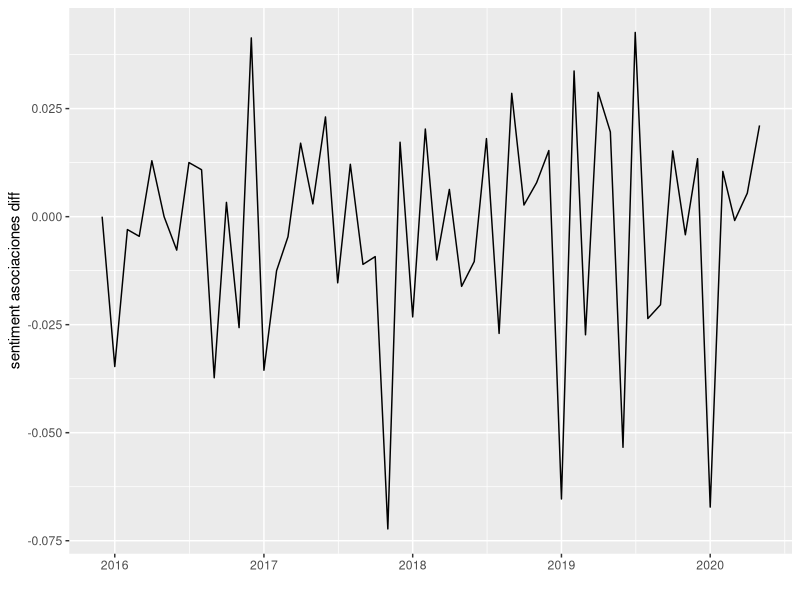
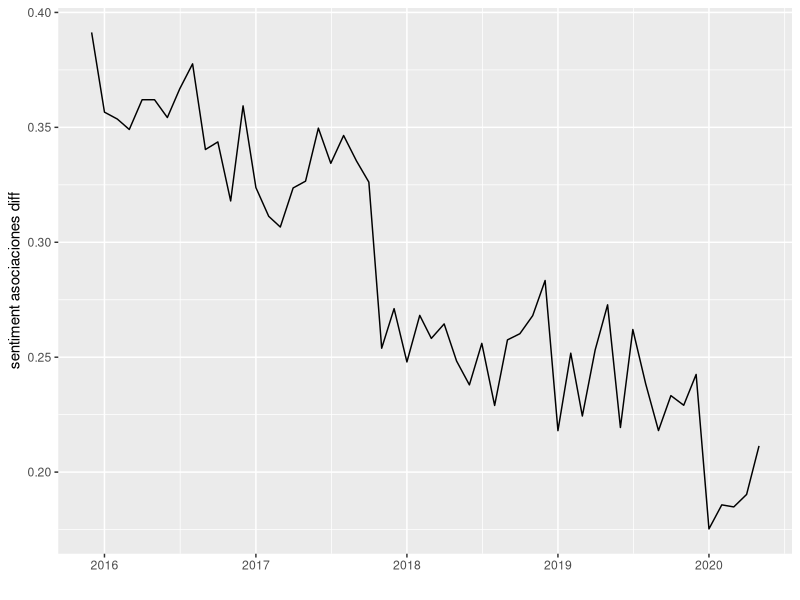
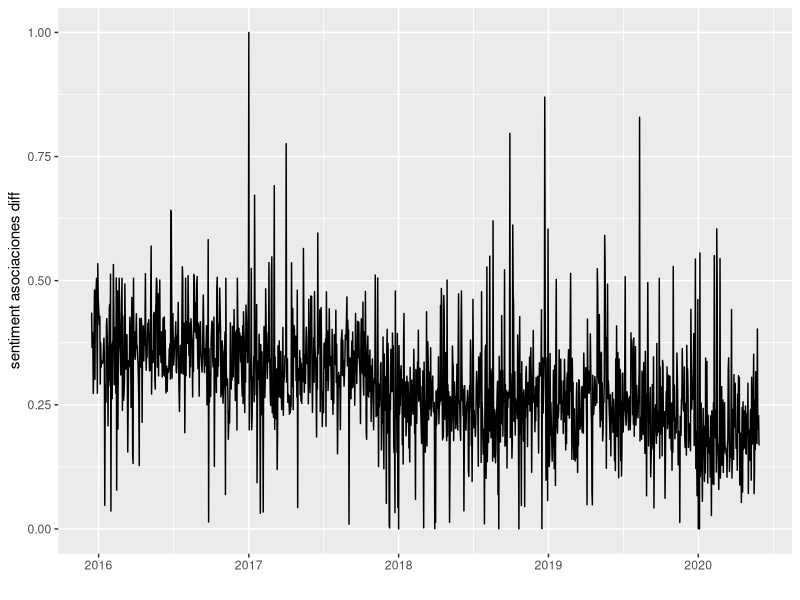
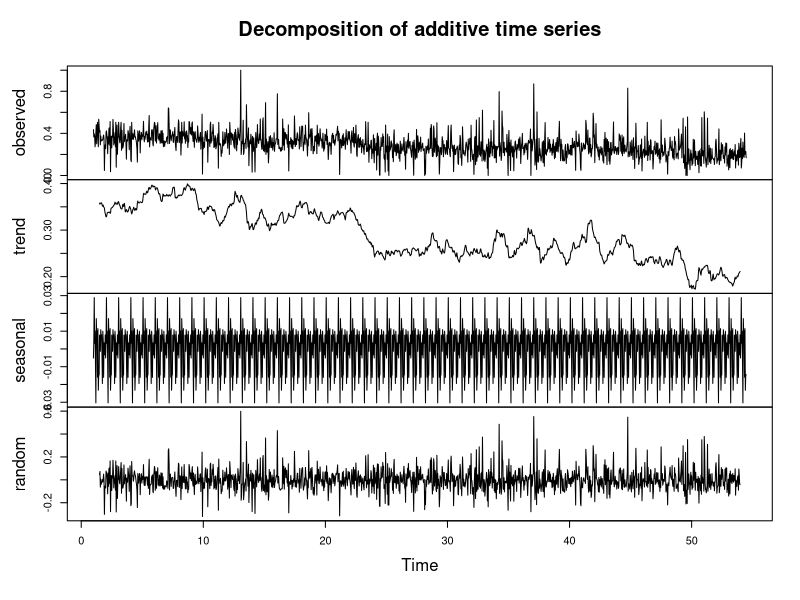

Recreate these plots in R, in order. (Note: this script raises an error after producing the figures.)
setwd("/Users/hugojosebello/Documents/git-repos/twitter-data-scripts-analysis/")
data_asoc_month <- read.csv("./data/grouped_data_month_mean_tweets_sentimentdata-scraper_asociaciones_peru-2016-2020.csv",  header=TRUE, sep=";", stringsAsFactors = TRUE)
data_asoc_day <- read.csv("./data/grouped_data_day_mean_tweets_sentimentdata-scraper_asociaciones_peru-2016-2020.csv",  header=TRUE, sep=";", stringsAsFactors = TRUE)

library(lubridate)
library(ggplot2)

data_asoc_month$month_year <- sub("$", "-01", data_asoc_month$month_year )

data_asoc_month$month_year <- ymd(data_asoc_month$month_year)
data_asoc_day$normalised_date <- ymd(data_asoc_day$normalised_date)

data_asoc_month$sentiment_diff <- append(diff(data_asoc_month$sentiment), 0, after = 0)
data_asoc_day$sentiment_diff <- append(diff(data_asoc_day$sentiment), 0, after = 0)

#graphs
ggplot(data_asoc_month, aes(month_year, sentiment_diff)) + geom_line() + xlab("") + ylab("sentiment asociaciones diff")
ggplot(data_asoc_month, aes(month_year, sentiment)) + geom_line() + xlab("") + ylab("sentiment asociaciones diff")
ggplot(data_asoc_day, aes(normalised_date, sentiment)) + geom_line() + xlab("") + ylab("sentiment asociaciones diff")

#graphs_mix



ts_asoc_day = ts(data_asoc_day$sentiment, frequency = 30)
decompose_ts_asoc_day = decompose(ts_asoc_day, "additive")
plot(decompose_ts_asoc_day)

ts.plot(diff(data_ecoicop$indice_general),  main = "" )

ccf(data_ibex_month$sentiment_diff,data_ecoicop$indice_general)
ccf(data_asoc_month$sentiment_diff,data_ecoicop$indice_general)

#!! data_asoc_month leads with lag 1 over data_ibex_month 
ccf(data_ibex_month$sentiment_diff,data_asoc_month$sentiment_diff)




